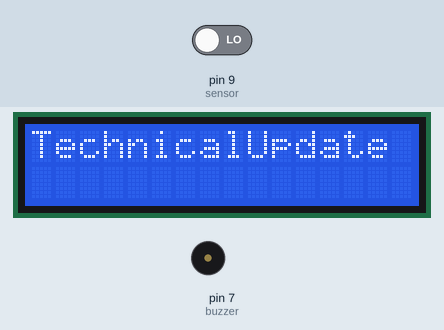
Simulated run of this sketch. Board: Arduino Uno, built with avr-gcc and run on an emulated ATmega328P. Parts: 16×2 character LCD, buzzer (waves = sounding, pin HIGH). Inputs (shaded band) come from the test bench; at power-on: pin 9 (sensor) LOW.

Above: at 1.2 s.
1.3 s: pin 9 (sensor) driven HIGH
At 2.1 s:
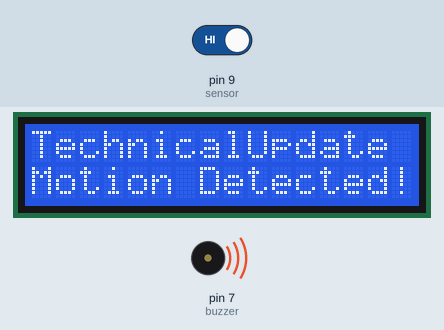
3.0 s: pin 9 (sensor) driven LOW
At 4.7 s:
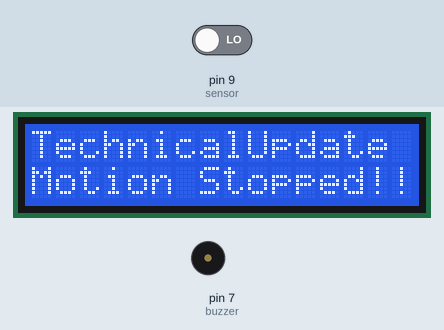
Timing chart, 0 to 6.2 s (numbered marks = the images above; inputs shaded):
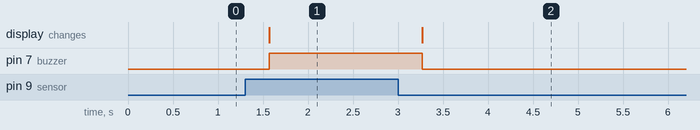

Measured:
- after the input at 1.3 s, pin 7 (buzzer): LOW → HIGH after 0.27 s; the display: changes after 0.27 s (image 1)
- after the input at 3.0 s, pin 7 (buzzer): HIGH → LOW after 0.27 s; the display: changes after 0.27 s (image 2)

The sketch:

motiondetectionPIR_tinkercad.ino
```cpp
// Motion Detection using PIR sensor and Arduino UNO//
//This code will only work using the tinkercad.com starter circuits of LCD

#include <LiquidCrystal.h>
LiquidCrystal lcd(12, 11, 5, 4, 3, 2);
int sensor = 9;  // the pin that the sensor is atteched to
int state = LOW; // by default, no motion detected
int val = 0;
int buzzer= 7;  // the pin that the buzzer is atteched to

void setup()
{
  pinMode(sensor, INPUT);    // initialize sensor as an input
  pinMode(buzzer, OUTPUT); //initialize buzzer as an OUTPUT
  lcd.begin(16, 2);
  lcd.print("TechnicalUpdate");
}

void loop()
{
  val = digitalRead(sensor);   // read sensor value
  if (val == HIGH)
  {
  delay(100);                // delay 100 milliseconds
    if (state == LOW)
      {
    lcd.setCursor(0, 1);
    lcd.print("Motion Detected!");
    digitalWrite(buzzer, HIGH);   // turn the LED/Buzz ON
    state = HIGH;       // update variable state to HIGH
       }
     }
  else
   {
     delay(200);             // delay 200 milliseconds
      if (state == HIGH)
     {
        lcd.setCursor(0, 1);
        lcd.print("Motion Stopped!");
        digitalWrite(buzzer, LOW);   // turn the Buzzer ON
        state = LOW;       // update variable state to LOW
     }
   }
}
```
